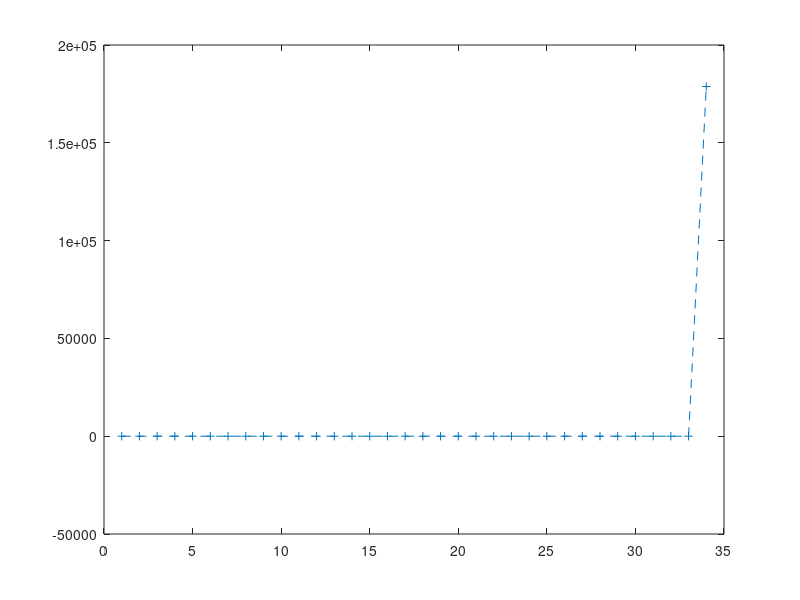
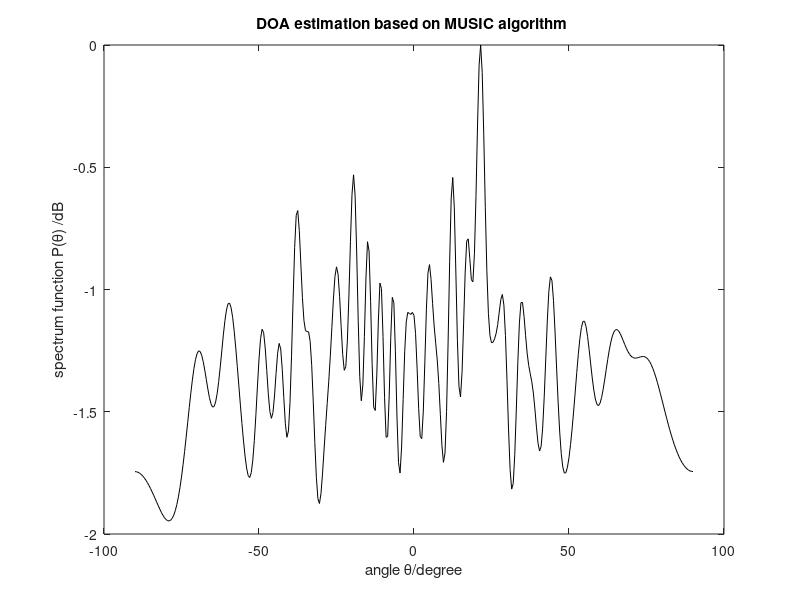
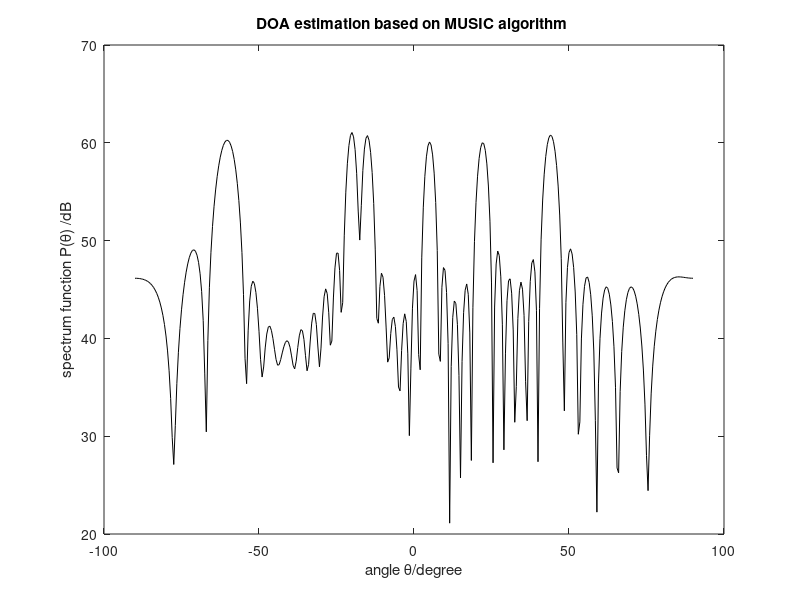
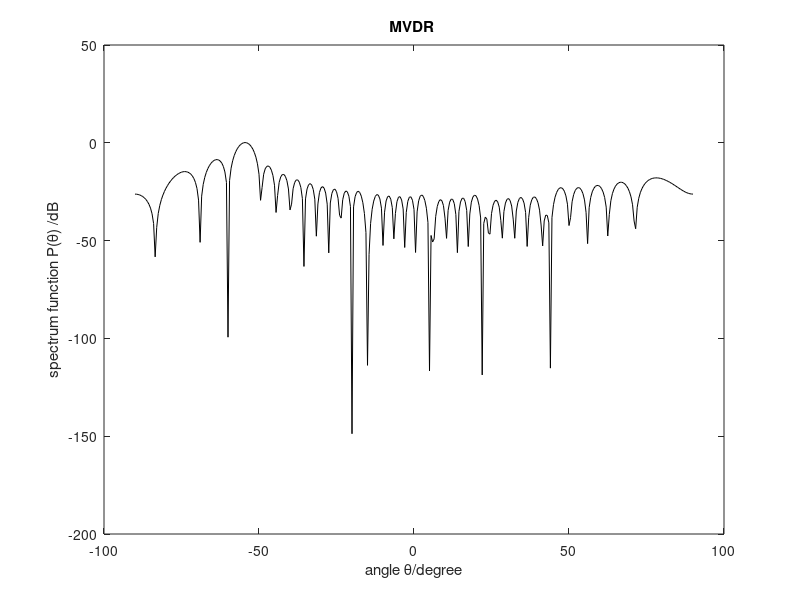

These figures' MATLAB source, in order:

clc
% pkg load communications
close all;
clear all
format long %The data show that as long shaping scientific
doaJam=[-20 -60 44 -15 5 22]/180*pi; %Direction of arrival
doaS=-55/180*pi; %Direction of arrival
N=200;%Snapshots
w=100e6*[1 2 1 1 1]';%Frequency

M=34;%Number of array elements
P=length(doaJam); %The number of signal
w=100e6*ones(P,1);%Frequency
lambda=150;%Wavelength
d=lambda/2;%Element spacing
snr=20;%SNA
% D=zeros(P,M); %To creat a matrix with P row and M column
D=zeros(M,P); %To creat a matrix with P row and M column
for k=1:P
%D(k,:)=exp(-j*2*pi*d*sin(doaJam(k))/lambda*[0:M-1]'); %Assignment matrix
D(:,k)=exp(j*2*pi*d*sin(doaJam(k))/lambda*[0:M-1]'); %Assignment matrix
end

a_s=exp(j*2*pi*d*sin(doaS)/lambda*[0:M-1]'); %Assignment matrix
% a_s = a_s/sqrt(a_s'*a_s);


xx=2*exp(j*(w*[1:N])); %Simulate signal
x=D*xx;
jampow = 30*ones(1,P); % jammer powers [in dB]
a = sqrt(0.5);

Rint = D*a*diag(10.^(jampow/10))*D';

% Rint2=Rint2*10.^(jampow/10);
% Compute total noise + interference covariance matrix

Rnoise = Rint + eye(M);





%x=awgn(x,snr);%Insert Gaussian white noise
R=x*x'; %Data covarivance matrix
% rank(R)


w = inv(Rnoise)*a_s/(a_s'*inv(Rnoise)*a_s);
%%
%[theta_music, peaks] = music_doa(R, P)
% [theta, p] = music_doa_coherent(x, P, M,lambda,d)
%%
[N,V]=eig(R); %Find the eigenvalues and eigenvectors of R
figure;
plot(diag(V),'--+')
NN=N(:,1:M-P); %Estimate noise subspace
theta=-90:0.5:90; %Peak search
k = 0:M-1;



for ii=1:length(theta)
SS=zeros(1,length(M));
for jj=0:M-1
SS(1+jj)=exp(-1i*2*jj*pi*d*sin(theta(ii)/180*pi)/lambda);
end
% SS=exp(-1i*2*1*pi*d*k*sin(theta(ii)/180*pi)/lambda);
PP=SS*NN*NN'*SS';
Pmusic(ii)=abs(1/ PP);

Barlet(ii)=abs(SS*R*SS');

 gain(ii) = w'*SS'*SS*w;
end
Pmusic=10*log10(Pmusic/max(Pmusic)); %Spatial spectrum function
figure;
plot(theta,Pmusic,'-k')
xlabel('angle \theta/degree')
ylabel('spectrum function P(\theta) /dB')
title('DOA estimation based on MUSIC algorithm ')


%Barlet=10*log10(Barlet/max(Pmusic)); %Spatial spectrum function



figure;
plot(theta,10*log10(Barlet),'-k')
xlabel('angle \theta/degree')
ylabel('spectrum function P(\theta) /dB')
title('DOA estimation based on MUSIC algorithm ')




figure;
plot(theta,10*log10(gain),'-k')
xlabel('angle \theta/degree')
ylabel('spectrum function P(\theta) /dB')
title('MVDR ')







